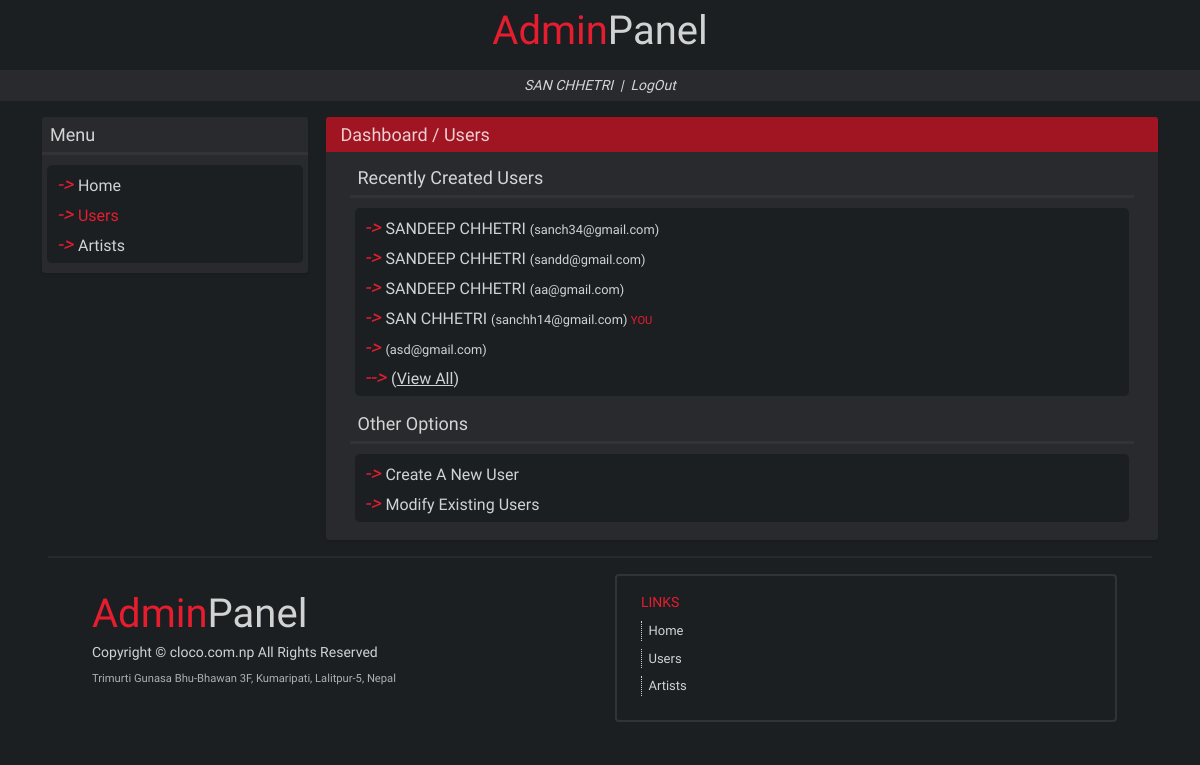
The app's page /dashboard/users/ (signed in), older data.
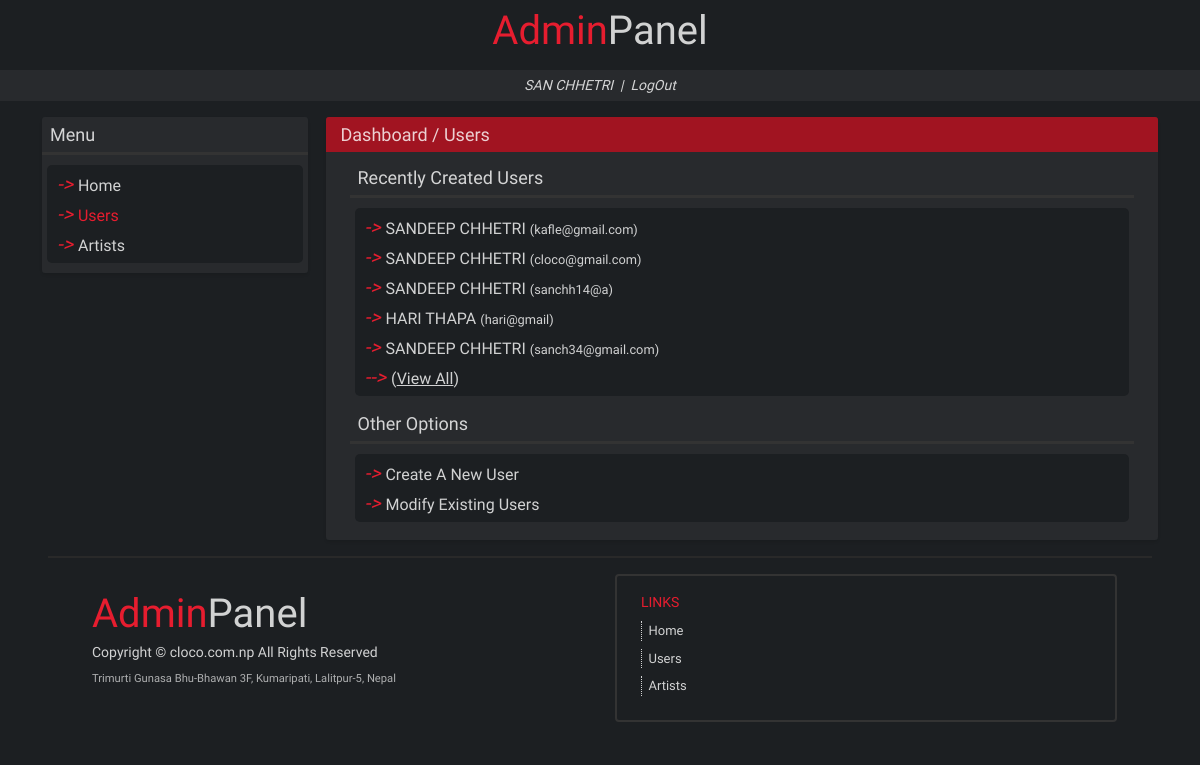
The same page, newer data.
### accounts/models.py (models this page shows)
class User(AbstractUser):
    GENDER_CHOICES = (
        ('M', 'Male'),
        ('F', 'Female'),
        ('O', 'Other'),
    )
    username = None
    first_name = models.CharField(max_length=20)
    last_name = models.CharField(max_length=20)
    email = models.EmailField(unique=True)
    password = models.CharField(max_length=40)
    phone = models.CharField(max_length=20, unique=True)
    dob = models.DateField(null=True, blank=True)
    gender = models.CharField(max_length=1, choices=GENDER_CHOICES)
    address = models.CharField(max_length=50)
    created_at = models.DateTimeField(auto_now_add=True)
    updated_at = models.DateTimeField(auto_now=True)
    USERNAME_FIELD = 'email'
    REQUIRED_FIELDS = ['phone']
    objects = UserManager()

### musicRecord/views.py (the view)
# urls.py: path('users/', views.users, name='users'),
def users(request):
    if not request.user.is_authenticated:
        return redirect('/')
    else:
        users = User.objects.all().order_by('-created_at')[:5]
        return render(request, 'users/users.html', {'activetab':'users', 'user_name': user_name(request), 'user_pk':request.user.pk, 'users': users})

### musicRecord/views.py (called while the page is built)
def user_name(request):
    return request.user.first_name.upper()+' '+request.user.last_name.upper()

### templates/users/users.html (shortened to what the changed rows need)
{% extends 'base.html' %}
{% block content %}
<div class="row mb-3">
    <div class="col-sm-12 col-lg-9 px-4">
        <div class="row main-box">
            <div class="col-12 box-content px-0 px-lg-4">
                <div class="mt-2">
                    <div class="col-12 sidebox-menus">
                        <div class="row sidebox-menu py-1">
                            {% for user in users %}
                            <div class="col-12 p-0 m-0" style="color:#e61d2f;">
                                <i>-> </i>
                                <a class="menu-options" href="{% url 'users' %}{{user.id}}">{{user.first_name.upper}} {{user.last_name.upper}} <span class="small">({{user.email}})</span></a>
                                {% if user_pk == user.id %} <span class="small unselectable">YOU</span> {%endif%}
                                <br>
                            </div>
                            {% endfor %}
                        </div>
                    </div>
                </div>
            </div>
        </div>
    </div>
{% endblock %}

Row changes from the older to the newer data that the page shows:
no longer on this page (row unchanged): User: first_name "SANDEEP", last_name "CHHETRI", email "sandd@gmail.com"
no longer on this page (row unchanged): User: first_name "SANDEEP", last_name "CHHETRI", email "aa@gmail.com"
no longer on this page (row unchanged): User: first_name "SAN", last_name "CHHETRI", email "sanchh14@gmail.com", shows "YOU"
no longer on this page (row unchanged): User: email "asd@gmail.com"
added User: first_name "SANDEEP", last_name "CHHETRI", email "kafle@gmail.com"
added User: first_name "SANDEEP", last_name "CHHETRI", email "cloco@gmail.com"
added User: first_name "SANDEEP", last_name "CHHETRI", email "sanchh14@a"
added User: first_name "HARI", last_name "THAPA", email "hari@gmail"
